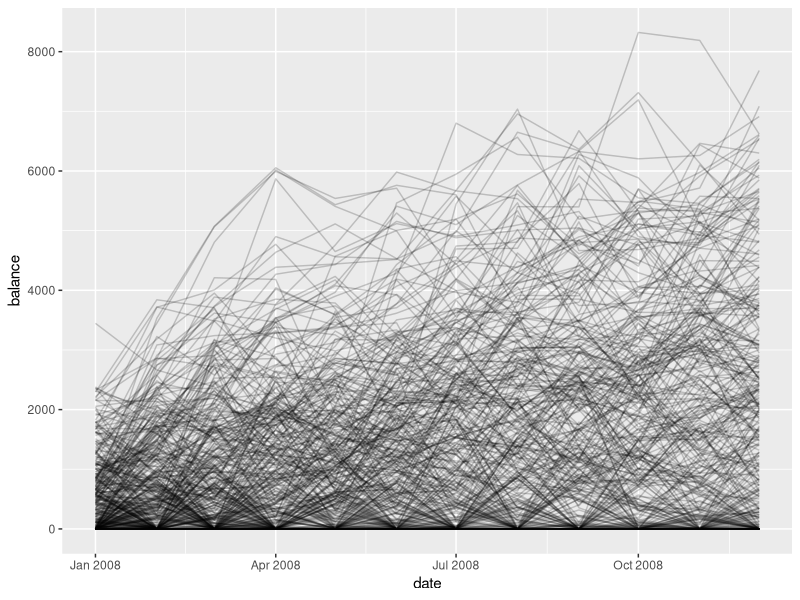
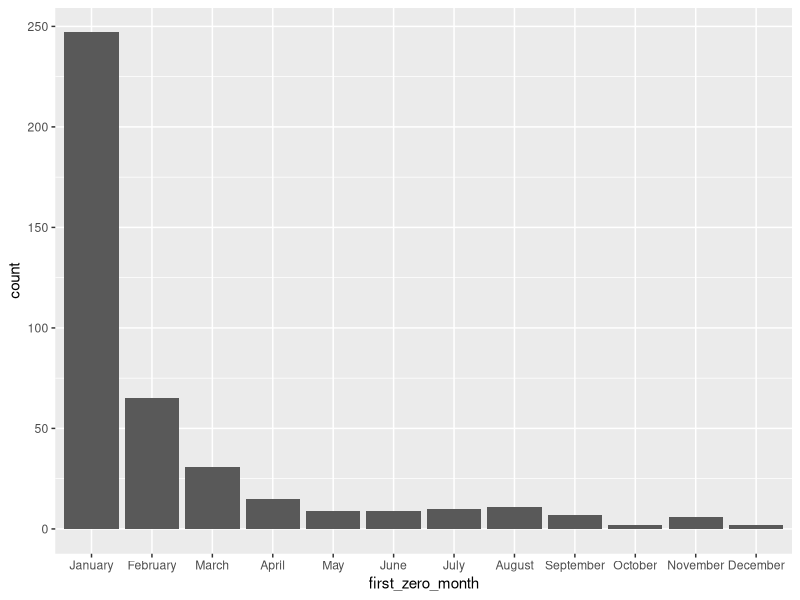
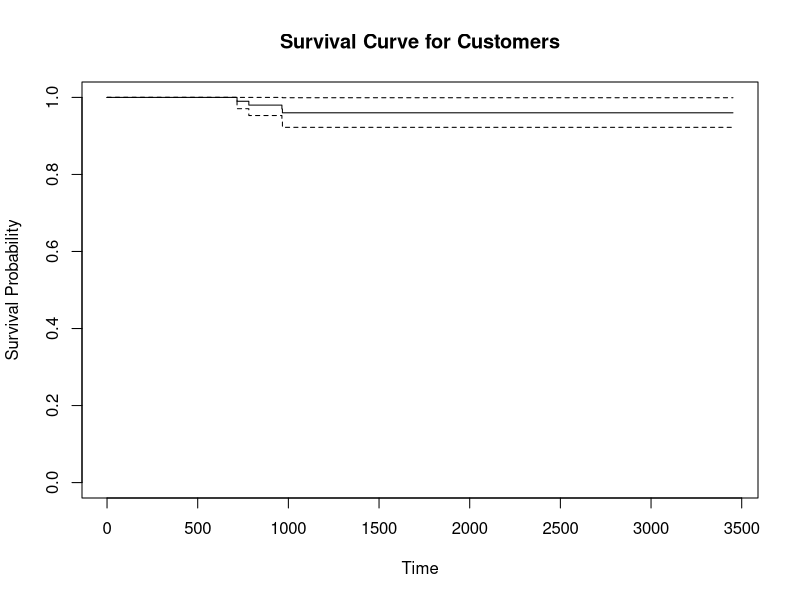

Recreate these plots in R, in order.
## ---- chunk 1
set.seed(123)
library(tidyverse)
library(knitr) # for `kable()`

n_accounts <- 500

floor_zero <- function(x) ifelse(x < 0, 0, x)

balance_by_month <- expand_grid(
  account_id = as.character(seq_len(n_accounts)), 
  date = ymd(080101) + months(0:11)
) |> 
  mutate(month = month(date, label = TRUE, abbr = FALSE)) |> 
  group_by(account_id) |> 
  mutate(
    balance = account_id |> 
      rnorm(mean = 0, sd = 1000) |> 
      cumsum() |> 
      floor_zero()
  )

balance_by_month |> 
  head() |> 
  kable()
## ---- chunk 2
ggplot(balance_by_month, aes(x = date, y = balance, fill = account_id)) +
  geom_line(alpha = 0.2)
## ---- chunk 3
first_zero_month <- balance_by_month |> 
  filter(balance == 0) |> 
  summarise(first_zero_month = min(.data$month))

ggplot(first_zero_month, aes(x = first_zero_month)) + 
  geom_bar()
## ---- chunk 4
balance_by_month |> 
  left_join(first_zero_month, by = "account_id") |> 
  mutate(event = if_else(month >= first_zero_month, 1, 0)) |> 
  select(account_id, month, event)
## ---- chunk 5
library(survival)

# Set seed for reproducibility
set.seed(123)

# Create fake data for customers
customers <- data.frame(
  customer_id = 1:100,
  birthday = sample(1950:2000, 100, replace = TRUE)
)

# Create fake data for accounts
accounts <- data.frame(
  account_id = 1:500,
  customer_id = sample(1:100, 500, replace = TRUE),
  date = sample(seq(as.Date('2020/01/01'), as.Date('2021/12/31'), by = "day"), 500, replace = TRUE),
  balance = rnorm(500, mean = 2000, sd = 1000)
)

# Calculate average balance for each customer
customer_balances <- aggregate(accounts$balance, by = list(customer_id = accounts$customer_id), FUN = mean)
colnames(customer_balances) <- c("customer_id", "average_balance")

# Define a "death" event based on a minimum balance threshold
min_balance_threshold <- 1000
customer_balances$death_event <- ifelse(customer_balances$average_balance < min_balance_threshold, 1, 0)

# Merge customer data with birth year
customer_data <- merge(customers, customer_balances, by.x = "customer_id", by.y = "customer_id")

# Fit a Kaplan-Meier estimator at the customer level
fit_customer <- survfit(Surv(time = customer_data$average_balance, event = customer_data$death_event) ~ 1)

# Plot the survival curve for customers
plot(fit_customer, xlab = "Time", ylab = "Survival Probability", main = "Survival Curve for Customers")
